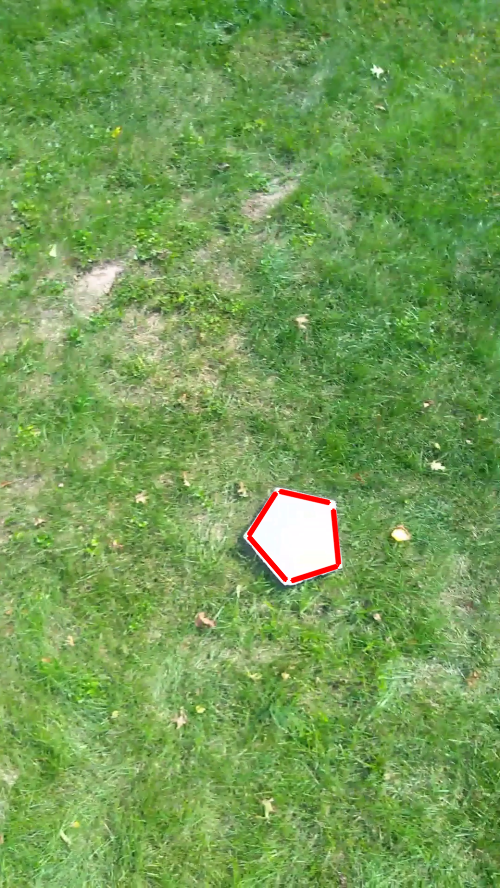
#> input picture CV/IMAGEFROMUDP.png, 500 x 888 px
$ python cannyShapeDetection.py --image IMAGEFROMUDP.png
#> lines starting #> are read from the running program, lines starting #| are printed output that depends on the picture
import numpy as np
import argparse
import cv2
import imutils
import glob
# construct the argument parse and parse the arguments

def auto_canny(image, sigma=0.33):
	# compute the median of the single channel pixel intensities
	v = np.median(image)

	# apply automatic Canny edge detection using the computed median
	lower = int(max(0, (1.0 - sigma) * v))
	upper = int(min(255, (1.0 + sigma) * v))
	edged = cv2.Canny(image, lower, upper)

	# return the edged image
	return edged

ap = argparse.ArgumentParser()
ap.add_argument("-i", "--image", required=True,
	help="path to input dataset of images")
args = vars(ap.parse_args())

image = cv2.imread(args["image"])
#> image is the input picture: shape (888, 500, 3); mean B, G, R 85.4, 157.3, 116.4
# load the image, convert it to grayscale, and blur it slightly
gray = cv2.cvtColor(image, cv2.COLOR_BGR2GRAY)
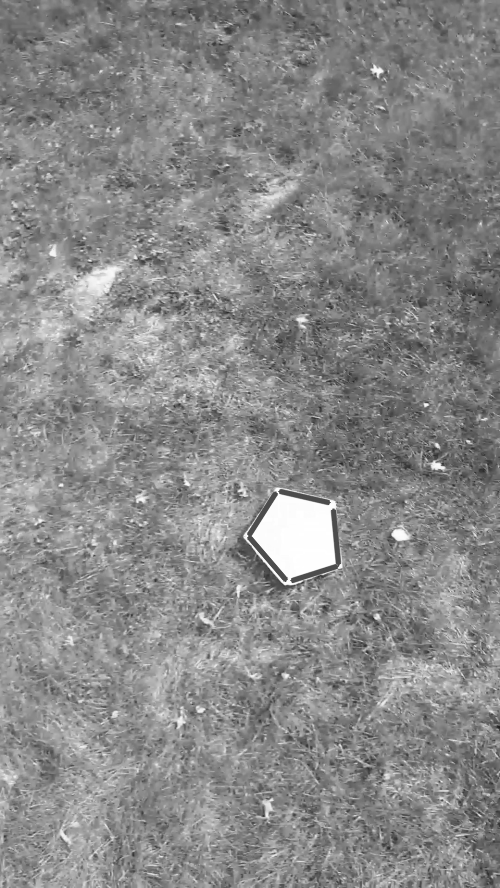
#> gray: shape (888, 500); min 30, max 255, mean 136.9
blurred = cv2.GaussianBlur(gray, (3, 3), 0)
# apply Canny edge detection using a wide threshold, tight
# threshold, and automatically determined threshold
wide = cv2.Canny(blurred, 10, 200)
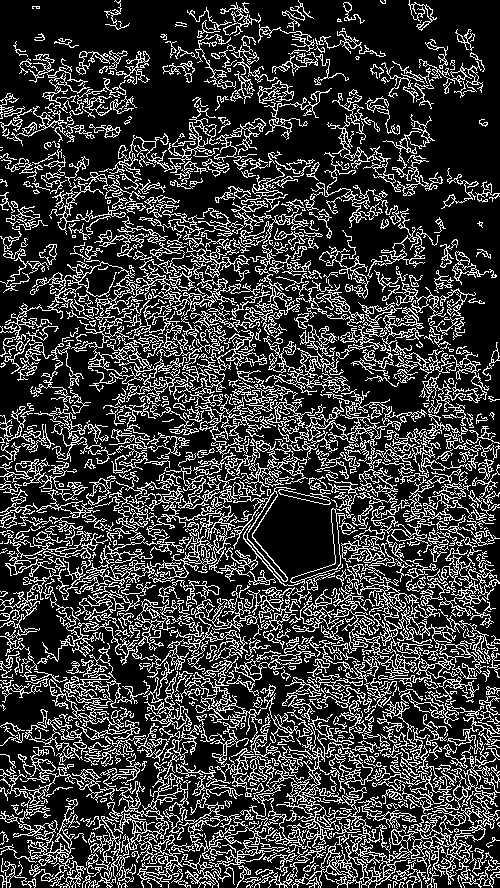
#> wide: shape (888, 500); 23.2% white in thin lines or dots
tight = cv2.Canny(blurred, 225, 250)
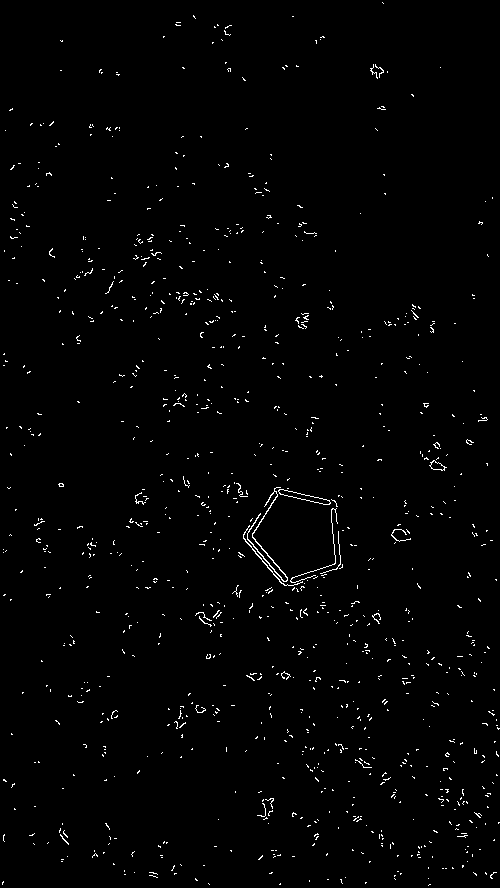
#> tight: shape (888, 500); 1.2% white in thin lines or dots
auto = auto_canny(blurred)
#> in auto_canny, `v = np.median(image)`: v = 135
#> in auto_canny, `lower = int(max(0, (1.0 - sigma) * v))`: lower = 90
#> in auto_canny, `upper = int(min(255, (1.0 + sigma) * v))`: upper = 179
#> in auto_canny, `edged = cv2.Canny(image, lower, upper)`:
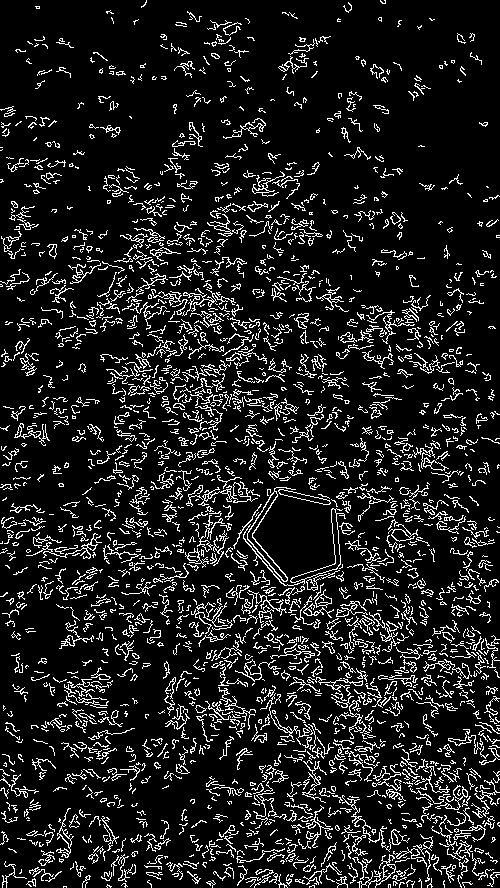
#> edged: shape (888, 500); 11.7% white in thin lines or dots
# show the images
cv2.imshow("Original", image)
#cv2.imshow("Wide", wide)
#cv2.imshow("Tight", tight)
cv2.imshow("Auto", auto)
print(auto)
#> (printed output is left out)
print(len(auto))
#| 888
print(len(auto[0]))
#| 500
print(len(image))
#| 888
print(len(image[0]))
#| 500
#print(auto[197][243])
#cv2.imshow("Edges", np.hstack([wide, tight, auto]))
cv2.waitKey(5000)
